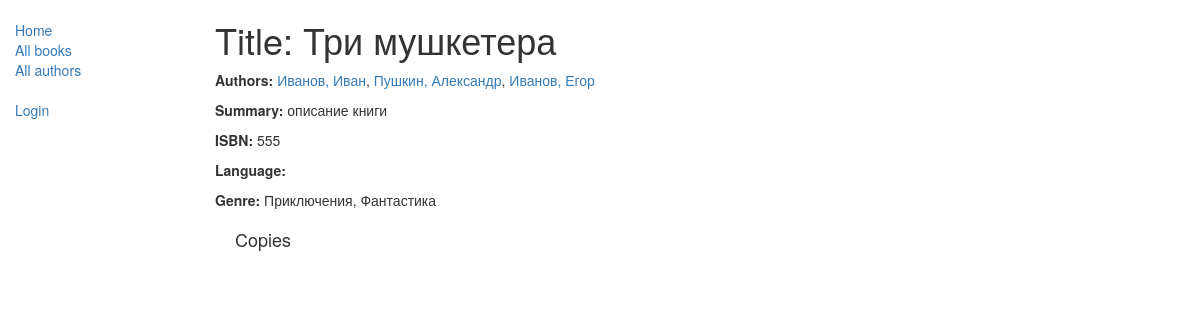
The page /catalog/book/14 on the database its author committed.
### catalog/models.py (models this page shows, shortened)
class Book(models.Model):
    title = models.CharField(max_length=200)
    authors = models.ManyToManyField('Author', help_text="Select up to 5 authors for this book")
    summary = models.TextField(max_length=1000, help_text="Enter a brief description of the book")
    isbn = models.CharField('ISBN',max_length=13, help_text='13 Character <a href="https://www.isbn-international.org/content/what-isbn">ISBN number</a>')
    genre = models.ManyToManyField(Genre, help_text="Select a genre for this book")
    def display_genre(self):
        return ', '.join([ genre.name for genre in self.genre.all()[:3] ])
    display_genre.short_description = 'Genre'
    def display_authors(self):
        return ', '.join([author.__str__() for author in self.authors.all()[:5]])
    display_authors.short_description = 'Authors'

class Author(models.Model):
    first_name = models.CharField(max_length=100)
    last_name = models.CharField(max_length=100)
    date_of_birth = models.DateField(null=True, blank=True)
    date_of_death = models.DateField('Died', null=True, blank=True)
    def get_absolute_url(self):
        return reverse('author-detail', args=[str(self.id)])
    def __str__(self):
        return '%s, %s' % (self.last_name, self.first_name)

class Genre(models.Model):
    name = models.CharField(max_length=200, help_text="Enter a book genre (e.g. Science Fiction, French Poetry etc.)")
    def __str__(self):
        return self.name

### catalog/views.py (the view)
# urls.py: path('book/<int:pk>', views.BookDetailView.as_view(), name='book-detail'),
class BookDetailView(generic.DetailView):
    model = Book

### catalog/templates/catalog/book_detail.html (shortened to what this page needs)
{% extends "base_generic.html" %}
{% block content %}
  <h1>Title: {{ book.title }}</h1>
  <p><strong>Authors:</strong>
  {% for author in book.authors.all %}
    <a href="{{ author.get_absolute_url }}">{{ author }}</a>{% if not forloop.last %}, {% endif %}
  {% endfor %}
  </p>
  <p><strong>Summary:</strong> {{ book.summary }}</p>
  <p><strong>ISBN:</strong> {{ book.isbn }}</p>
  <p><strong>Language:</strong> {{ book.language }}</p>
  <p><strong>Genre:</strong> {% for genre in book.genre.all %} {{ genre }}{% if not forloop.last %}, {% endif %}{% endfor %}</p>
  <div style="margin-left:20px;margin-top:20px">
    <h4>Copies</h4>
  </div>
{% endblock %}

### rows shown on the page
Book: title "Три мушкетера", summary "описание книги", isbn "555"
Author: last_name+first_name "Иванов, Иван"
Author: last_name+first_name "Пушкин, Александр"
Author: last_name+first_name "Иванов, Егор"
Genre: name "Приключения"
Genre: name "Фантастика"
